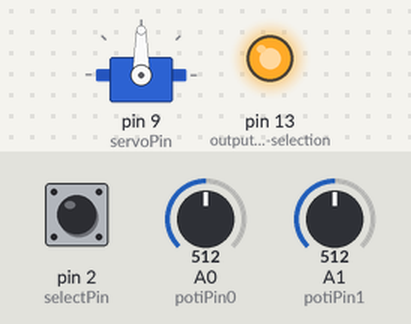
Bench run of a sketch on a simulated Arduino Uno, built with avr-gcc and run on an emulated ATmega328P. On the bench: servo, output pins drawn as LEDs (lit = HIGH). The inputs (shaded band) are chosen by the test bench; at power-on: A1 (potiPin1) = 512, pin 2 (selectPin) HIGH, A0 (potiPin0) = 512.

Above: at 1.2 s.
1.3 s: A1 (potiPin1) set to 716
At 2.1 s:
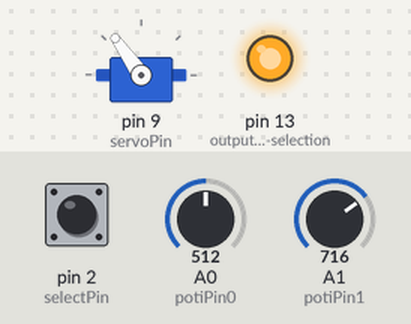
2.8 s: pin 2 (selectPin) pulled LOW for 0.15 s
At 2.88 s:
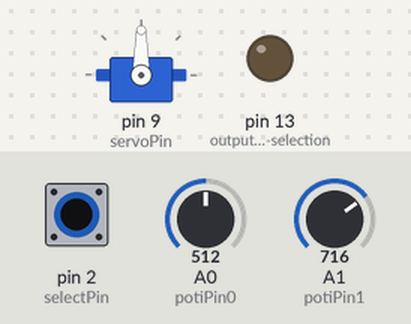
4.4 s: A1 (potiPin1) set to 900
At 5.5 s:
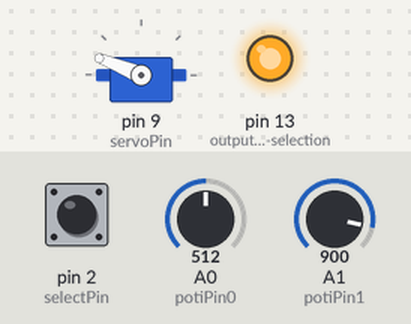
5.9 s: A1 (potiPin1) set to 1023
At 6.6 s:
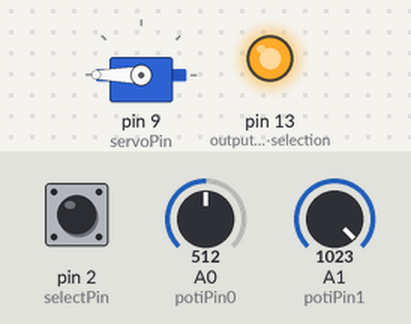
7.4 s: A1 (potiPin1) set to 306
At 8.6 s:
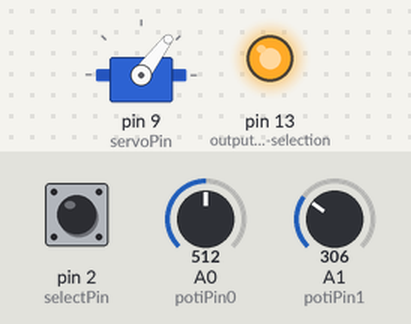
8.9 s: A1 (potiPin1) set to 122
At 9.9 s:
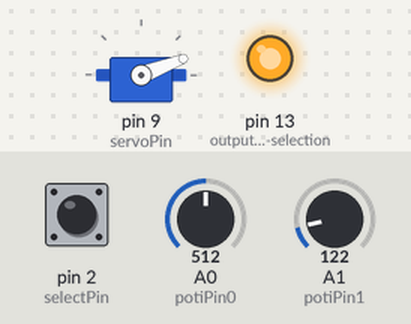
Timing chart, 0 to 11.4 s (numbered marks = the images above; inputs shaded):
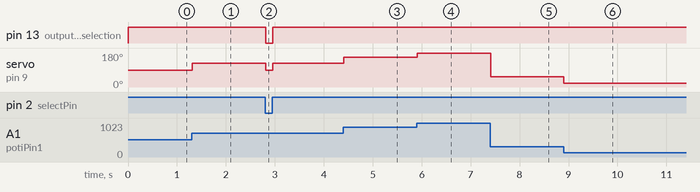

Measured:
- after the input at 1.3 s, servo on pin 9 (servoPin): 90° → 125° at once
- after the input at 2.8 s, pin 13 (output_position-selection): HIGH → LOW at once, → HIGH 0.14 s later; servo on pin 9 (servoPin): 125° → 90° at once, → 125° 0.14 s later
- after the input at 4.4 s, servo on pin 9 (servoPin): 125° → 158° at once
- after the input at 5.9 s, servo on pin 9 (servoPin): 158° → 180° at once
- after the input at 7.4 s, servo on pin 9 (servoPin): 180° → 53° at once
- after the input at 8.9 s, servo on pin 9 (servoPin): 53° → 21° at once

The sketch:

PlotterServoControl_UpDown.ino
```cpp
/*
PlotterServoControl_UpDown.ino
From https://github.com/svenhb/Plotter-ServoControl

Sets a servo position depending on input signal to predefined position 0 or 1.
Intended use: use the grbl spindle-, flood- or mist- on/off signal to control a servo to lift or lower a pen.

Code adapted from https://docs.arduino.cc/learn/electronics/servo-motors

NOTE: The servo should be powered from a separate voltage source to avoid controller reset
	  due to voltage dips caused by high servo currents!

My 1st implementation 2014 with ATtiny44: http://svenhb.bplaced.net/?Elektronik___Stiftheber
Similar commercial implementation: https://github.com/sparkfun/Servo_Trigger
*/

#include <Servo.h>

int potiPin0 = 0;  		// analog pin to connect potentiometer for position-selection 0
int potiPin1 = 1;  		// analog pin to connect potentiometer for position-selection 1
int potiValue;    		// variable to read the value from the analog pin

int selectPin = 2;     	// input position-selection signal
int servoPin = 9;     	// output servo signal

Servo myServo;			// create servo object to control a servo

void setup() {
	pinMode(selectPin, INPUT_PULLUP);	// input position-selection signal
	pinMode(LED_BUILTIN, OUTPUT);		// output position-selection status LED
	myServo.attach(servoPin); 			// init servo
}

void loop() {
	int select = digitalRead(selectPin);	// get position-selection
	digitalWrite(LED_BUILTIN, select);   	// show position-selection status
	if (select == HIGH)
		potiValue = analogRead(potiPin1);		// reads the potiValue of the potentiometer 1 (potiValue between 0 and 1023)
	else
		potiValue = analogRead(potiPin0);		// reads the potiValue of the potentiometer 0 (potiValue between 0 and 1023)

	potiValue = map(potiValue, 0, 1023, 0, 180);	// scale it to use it with the servo (potiValue between 0 and 180)
	myServo.write(potiValue);						// sets the servo position according to the scaled potiValue
	delay(20);									// waits for the servo to get there
}
```
